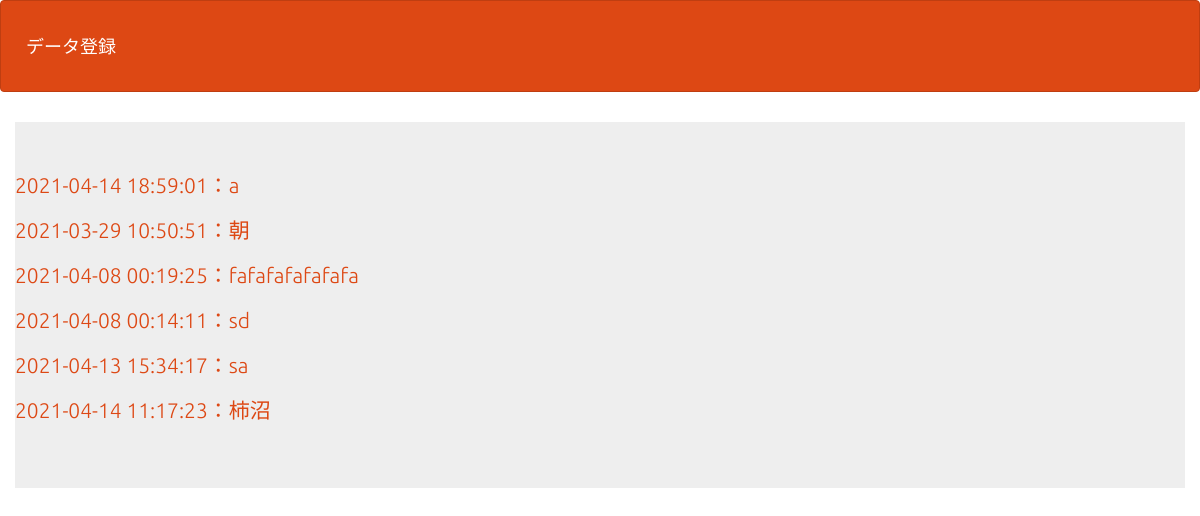
Screenshot of /select_withoutlog.php with the database file from the repository.
### tables this page shows
CREATE TABLE `gs_bm_table` (
  `id` int(12) NOT NULL,
  `bookname` varchar(64) NOT NULL,
  `bookurl` text NOT NULL,
  `bookcomment` text NOT NULL,
  `indate` datetime NOT NULL
);

### select_withoutlog.php (the view, shortened to what this page needs)
<?php
$pdo = db_conn();
$stmt = $pdo->prepare("SELECT * FROM gs_bm_table");
$status = $stmt->execute();
$view = "";
if ($status == false) {
    sql_error($status);
}else{
    while( $result = $stmt->fetch(PDO::FETCH_ASSOC)){
        $view .= '<p>';
        $view .= '<a href="detail_withoutlog.php?id=' . $result['id'] . '">';
        $view .= $result["indate"] . "：" . $result["bookname"];
        $view .= '</a>';
        $view .= '</p>';
    }
}
?>
<!DOCTYPE html>
<html lang="ja">
<head>
<link rel="stylesheet" href="css/range.css">
<link href="css/bootstrap.min.css" rel="stylesheet">
</head>
<body id="main">
<header>
    <nav class="navbar navbar-default">
    <div class="container-fluid">
        <div class="navbar-header">
        <a class="navbar-brand" href="index.php">データ登録</a>
        </div>
    </div>
    </nav>
</header>
<div>
<div class="container jumbotron">
            <?= $view ?>
        </div>
</div>
</body>
</html>

### select_withoutlog.php (style rules this page uses)
div { padding: 10px;font-size:16px; }

### rows the page displays
gs_bm_table: value "2021-04-14 18:59:01：a"
gs_bm_table: value "2021-03-29 10:50:51：朝"
gs_bm_table: value "2021-04-08 00:19:25：fafafafafafafa"
gs_bm_table: value "2021-04-08 00:14:11：sd"
gs_bm_table: value "2021-04-13 15:34:17：sa"
gs_bm_table: value "2021-04-14 11:17:23：柿沼"
